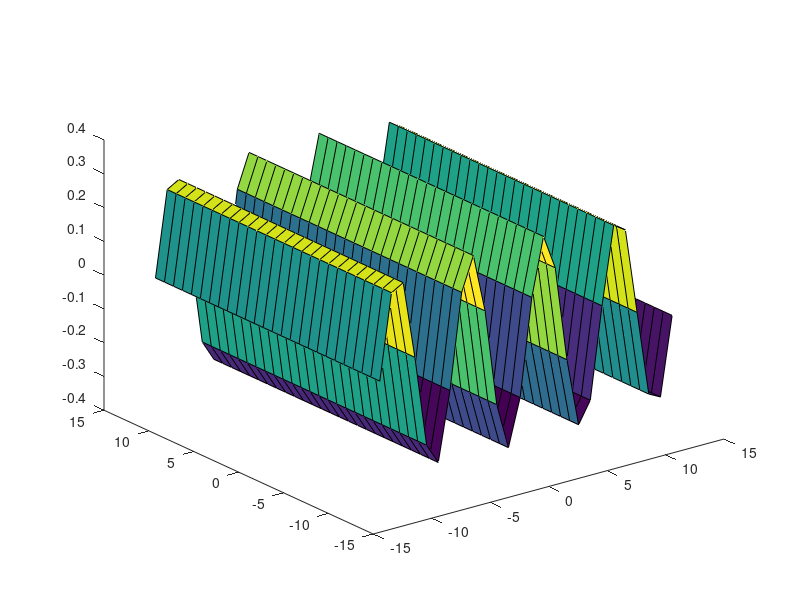
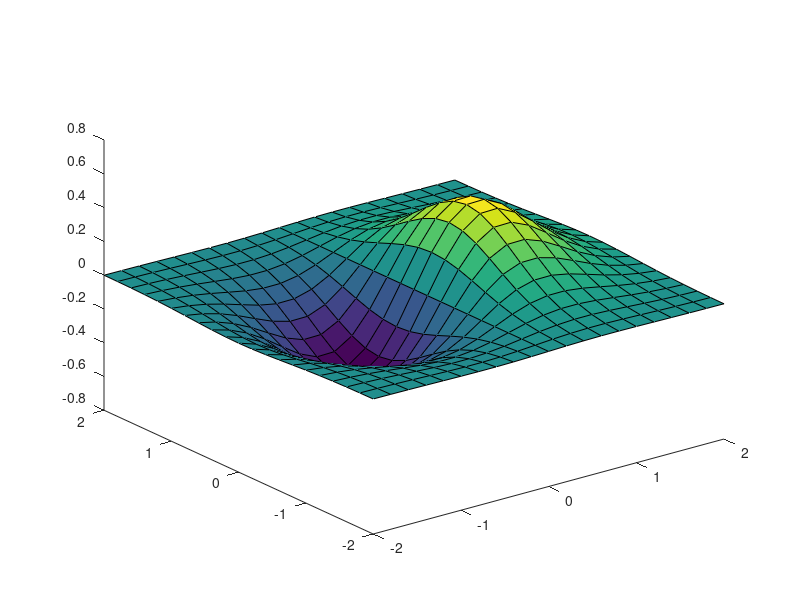

Write the MATLAB code that produced these figures, in order.
% malla de prueba para transformada
%


x = -4*pi:1:4*pi;
y = x;
[X, Y] = meshgrid(x, y);
Z = (0.3)*sin(X);
figure(1), surface(X, Y, Z), view(3)

x = -2:0.2:2;
y = x;
[X, Y] = meshgrid(x, y);
Z = X.*exp(-X.^2 - Y.^2);
figure(2), surface(X, Y, Z), view(3)



